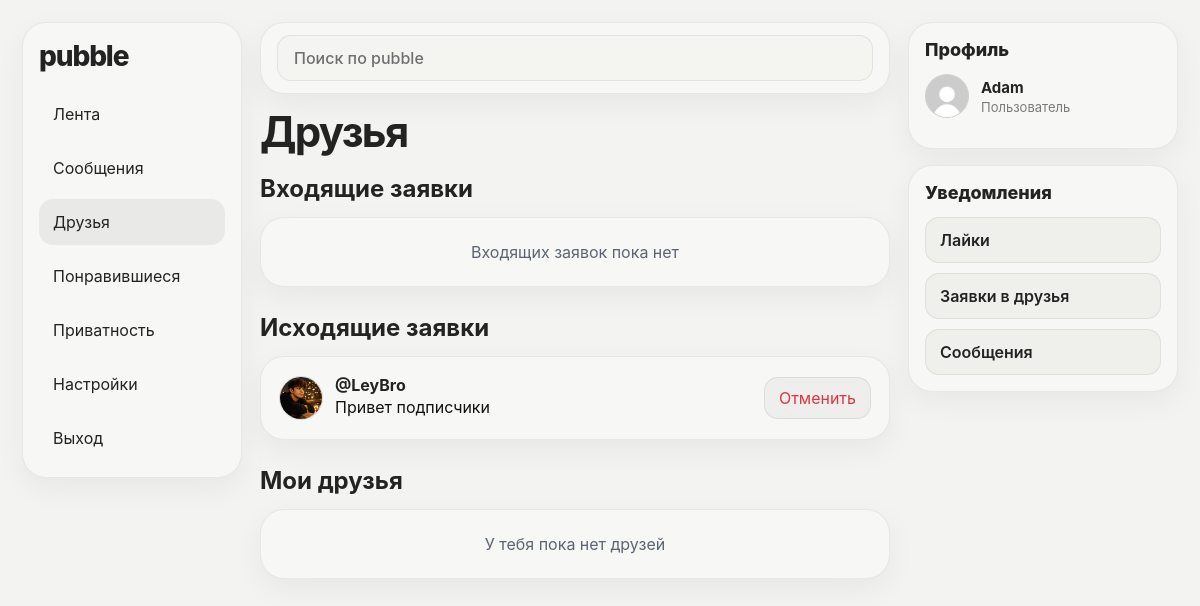
The app's page /friends (signed in) with its own data.
### tables this page shows
CREATE TABLE friend_requests (
                id INTEGER PRIMARY KEY AUTOINCREMENT,
                sender_id INTEGER NOT NULL,
                receiver_id INTEGER NOT NULL,
                status TEXT NOT NULL DEFAULT 'pending',
                created_at TIMESTAMP DEFAULT CURRENT_TIMESTAMP,
                UNIQUE(sender_id, receiver_id),
                FOREIGN KEY (sender_id) REFERENCES users (id),
                FOREIGN KEY (receiver_id) REFERENCES users (id)
            );

CREATE TABLE users (
            id INTEGER PRIMARY KEY AUTOINCREMENT,
            username TEXT NOT NULL UNIQUE,
            email TEXT NOT NULL UNIQUE,
            password TEXT NOT NULL,
            created_at TIMESTAMP DEFAULT CURRENT_TIMESTAMP
        , bio TEXT DEFAULT '', avatar_url TEXT DEFAULT '', message_privacy TEXT DEFAULT 'everyone', is_profile_private INTEGER DEFAULT 0, hide_posts INTEGER DEFAULT 0, hide_profile_photos INTEGER DEFAULT 0, email_verified INTEGER DEFAULT 0, email_verification_code TEXT DEFAULT '', password_reset_code TEXT DEFAULT '', password_reset_expires TEXT DEFAULT '', posts_visibility TEXT DEFAULT 'everyone', photos_visibility TEXT DEFAULT 'everyone', last_seen_at TIMESTAMP, is_banned INTEGER DEFAULT 0, ban_reason TEXT DEFAULT '', banned_at TIMESTAMP, is_admin INTEGER DEFAULT 0, is_moderator INTEGER DEFAULT 0);

### app.py (the view)
@app.route("/friends")
def friends_page():
    if not session.get("user_id"):
        flash("Сначала войди в аккаунт")
        return redirect(url_for("login"))
    user_id = session["user_id"]
    with get_db_connection() as conn:
        friends = conn.execute("""
            SELECT users.id, users.username, users.avatar_url, users.bio
            FROM friendships
            JOIN users
              ON users.id = CASE
                    WHEN friendships.user1_id = ? THEN friendships.user2_id
                    ELSE friendships.user1_id
                 END
            WHERE friendships.user1_id = ? OR friendships.user2_id = ?
            ORDER BY users.username ASC
        """, (user_id, user_id, user_id)).fetchall()
        incoming_requests = conn.execute("""
            SELECT friend_requests.id, users.id AS user_id, users.username, users.avatar_url, users.bio
            FROM friend_requests
            JOIN users ON users.id = friend_requests.sender_id
            WHERE friend_requests.receiver_id = ? AND friend_requests.status = 'pending'
            ORDER BY friend_requests.created_at DESC
        """, (user_id,)).fetchall()
        outgoing_requests = conn.execute("""
            SELECT friend_requests.id, users.id AS user_id, users.username, users.avatar_url, users.bio
            FROM friend_requests
            JOIN users ON users.id = friend_requests.receiver_id
            WHERE friend_requests.sender_id = ? AND friend_requests.status = 'pending'
            ORDER BY friend_requests.created_at DESC
        """, (user_id,)).fetchall()
        friends_notifications, messages_notifications = get_notifications(conn, user_id)
    return render_template(
        "friends.html",
        friends=friends,
        incoming_requests=incoming_requests,
        outgoing_requests=outgoing_requests,
        friends_notifications=friends_notifications,
        messages_notifications=messages_notifications
    )

### app.py (called while the page is built)
def update_last_seen(user_id):
    if not user_id:
        return
    with get_db_connection() as conn:
        conn.execute("""
            UPDATE users
            SET last_seen_at = CURRENT_TIMESTAMP
            WHERE id = ?
        """, (user_id,))
        conn.commit()

def get_db_connection():
    conn = sqlite3.connect(DATABASE, timeout=10)
    conn.row_factory = sqlite3.Row
    return conn

def get_notifications(conn, user_id):
    if not user_id:
        return 0, 0
    friends_notifications = conn.execute("""
        SELECT COUNT(*)
        FROM friend_requests
        WHERE receiver_id = ? AND status = 'pending'
    """, (user_id,)).fetchone()[0]
    messages_notifications = conn.execute("""
        SELECT COUNT(*)
        FROM messages
        WHERE is_read = 0
          AND sender_id != ?
          AND conversation_id IN (
              SELECT id FROM conversations
              WHERE user1_id = ? OR user2_id = ?
          )
    """, (user_id, user_id, user_id)).fetchone()[0]
    return friends_notifications, messages_notifications

def is_admin_user(conn, user_id):
    if not user_id:
        return False
    user = conn.execute(
        "SELECT is_admin FROM users WHERE id = ?",
        (user_id,)
    ).fetchone()
    return bool(user and "is_admin" in user.keys() and user["is_admin"] == 1)

def is_moderator_user(conn, user_id):
    if not user_id:
        return False
    user = conn.execute(
        "SELECT is_moderator FROM users WHERE id = ?",
        (user_id,)
    ).fetchone()
    return bool(user and "is_moderator" in user.keys() and user["is_moderator"] == 1)

@app.before_request
def chek_maintenance():
    if MAINTENANCE_MODE:
        return "Сайт на техническом обслуживании.", 503

@app.before_request
def before_request_handler():
    if session.get("user_id"):
        update_last_seen(session["user_id"])

### templates/friends.html (shortened to what this page needs)
{% extends "base.html" %}
{% block content %}
<div class="page-top">
    <h1>Друзья</h1>
</div>
<div class="friends-sections">
    <section class="friends-section">
        <h2>Входящие заявки</h2>
        {% if incoming_requests %}
            <div class="friends-list">
                {% for user in incoming_requests %}
                    <div class="friend-card">
                        <div class="friend-card-left">
                            <img src="{{ url_for('static', filename=(user.avatar_url or 'default-avatar.jpg')) }}" class="post-author-avatar" alt="avatar">
                            <div>
                                <strong>
                                    <a class="username-link" href="/profile/{{ user.username }}">@{{ user.username }}</a>
                                </strong>
                                {% if user.bio %}
                                    <p class="friend-bio">{{ user.bio }}</p>
                                {% endif %}
                            </div>
                        </div>
                        <div class="friend-card-actions">
                            <form method="POST" action="/friends/accept/{{ user.id }}">
                                <button type="submit" class="main-button">Принять</button>
                            </form>
                            <form method="POST" action="/friends/decline/{{ user.id }}">
                                <button type="submit" class="delete-button">Отклонить</button>
                            </form>
                        </div>
                    </div>
                {% endfor %}
            </div>
        {% else %}
            <div class="empty-state">Входящих заявок пока нет</div>
        {% endif %}
    </section>
    <section class="friends-section">
        <h2>Исходящие заявки</h2>
        {% if outgoing_requests %}
            <div class="friends-list">
                {% for user in outgoing_requests %}
                    <div class="friend-card">
                        <div class="friend-card-left">
                            <img src="{{ url_for('static', filename=(user.avatar_url or 'default-avatar.jpg')) }}" class="post-author-avatar" alt="avatar">
                            <div>
                                <strong>
                                    <a class="username-link" href="/profile/{{ user.username }}">@{{ user.username }}</a>
                                </strong>
                                {% if user.bio %}
                                    <p class="friend-bio">{{ user.bio }}</p>
                                {% endif %}
                            </div>
                        </div>
                        <div class="friend-card-actions">
                            <form method="POST" action="/friends/cancel/{{ user.id }}">
                                <button type="submit" class="delete-button">Отменить</button>
                            </form>
                        </div>
                    </div>
                {% endfor %}
            </div>
        {% else %}
            <div class="empty-state">Исходящих заявок пока нет</div>
        {% endif %}
    </section>
    <section class="friends-section">
        <h2>Мои друзья</h2>
        {% if friends %}
            <div class="friends-list">
                {% for user in friends %}
                    <div class="friend-card">
                        <div class="friend-card-left">
                            <img src="{{ url_for('static', filename=(user.avatar_url or 'default-avatar.jpg')) }}" class="post-author-avatar" alt="avatar">
                            <div>
                                <strong>
                                    <a class="username-link" href="/profile/{{ user.username }}">@{{ user.username }}</a>
                                </strong>
                                {% if user.bio %}
                                    <p class="friend-bio">{{ user.bio }}</p>
                                {% endif %}
                            </div>
                        </div>
                        <div class="friend-card-actions">
                            <a href="/start-chat/{{ user.username }}" class="main-button">Написать</a>
                            <form method="POST" action="/friends/remove/{{ user.username }}">
                                <button type="submit" class="delete-button">Удалить</button>
                            </form>
                        </div>
                    </div>
                {% endfor %}
            </div>
        {% else %}
            <div class="empty-state">У тебя пока нет друзей</div>
        {% endif %}
    </section>
</div>
{% endblock %}

### templates/base.html (shortened to what this page needs)
{% set current_theme = session.get('theme', 'light') %}
{% set is_auth_page = request.path in ['/login', '/register', '/forgot-password'] %}
{% set is_chat_page = request.path.startswith('/messages/') %}
{% set is_logged_in = session.get('user_id') %}
<!DOCTYPE html>
<html lang="ru" data-theme="{{ current_theme }}">
<head>
    <link rel="stylesheet" href="{{ url_for('static', filename='style.css') }}">
</head>
<body class="{% if is_chat_page %}chat-body{% endif %}">
    {% if is_logged_in and not is_auth_page and not is_chat_page %}
        <div class="desktop-shell">
            <aside class="desktop-sidebar">
                <div class="desktop-sidebar-card">
                    <a class="desktop-logo" href="/">pubble</a>
                    <nav class="desktop-nav">
                        <a href="/" class="desktop-nav-link {% if request.path == '/' and request.args.get('tab') != 'popular' %}active{% endif %}">Лента</a>
                        <a href="/messages" class="desktop-nav-link {% if request.path.startswith('/messages') %}active{% endif %}">
                            <span>Сообщения</span>
                        </a>
                        <a href="/friends" class="desktop-nav-link {% if request.path == '/friends' %}active{% endif %}">
                            <span>Друзья</span>
                        </a>
                        <a href="/liked" class="desktop-nav-link {% if request.path == '/liked' %}active{% endif %}">Понравившиеся</a>
                        <a href="/privacy" class="desktop-nav-link {% if request.path == '/privacy' %}active{% endif %}">Приватность</a>
                        <a href="/settings" class="desktop-nav-link {% if request.path == '/settings' %}active{% endif %}">Настройки</a>
                        <a href="/logout" class="desktop-nav-link">Выход</a>
                    </nav>
                </div>
            </aside>
            <div class="desktop-main-column">
                <header class="desktop-topbar">
                    <form class="desktop-search" method="GET" action="/search">
                        <input
                            type="text"
                            name="q"
                            placeholder="Поиск по pubble"
                            value="{{ request.args.get('q', '') }}"
                        >
                    </form>
                </header>
                <main class="desktop-content">
    {% else %}
                <main class="page-wrap {% if is_chat_page %}chat-page-wrap{% elif is_auth_page %}auth-clean-wrap{% else %}guest-clean-wrap{% endif %}">
    {% endif %}
                    {% block content %}{% endblock %}
                </main>
    {% if is_logged_in and not is_auth_page and not is_chat_page %}
            </div>
            <aside class="desktop-rightbar">
                <div class="desktop-side-card profile-side-card">
                    <h3 class="desktop-side-title">Профиль</h3>
                    <a class="profile-side-user" href="/profile/{{ session.get('username') }}">
                        <img
                            src="{{ url_for('static', filename=(session.get('avatar_url') or 'default-avatar.jpg')) }}"
                            alt="avatar"
                            class="profile-side-avatar"
                        >
                        <div class="profile-side-meta">
                            <strong>{{ session.get('username') }}</strong>
                            <span>{{ session.get('full_name') or 'Пользователь' }}</span>
                        </div>
                    </a>
                </div>
                <div class="desktop-side-card notifications-side-card">
                    <h3 class="desktop-side-title">Уведомления</h3>
                    <div class="notify-accordion">
                        <button class="notify-accordion-toggle" type="button" data-accordion-target="likesBox">
                            <span>Лайки</span>
                        </button>
                    </div>
                    <div class="notify-accordion">
                        <button class="notify-accordion-toggle" type="button" data-accordion-target="friendsBox">
                            <span>Заявки в друзья</span>
                        </button>
                    </div>
                    <div class="notify-accordion">
                        <button class="notify-accordion-toggle" type="button" data-accordion-target="messagesBox">
                            <span>Сообщения</span>
                        </button>
                    </div>
                </div>
            </aside>
        </div>
    {% endif %}
</body>
</html>

### records on screen
friend_requests: avatar_url (picture), username "LeyBro", bio "Привет подписчики"
users: get "Adam"

### other values on screen
{{ session.get('full_name') or 'Пользователь' }} "Пользователь"
